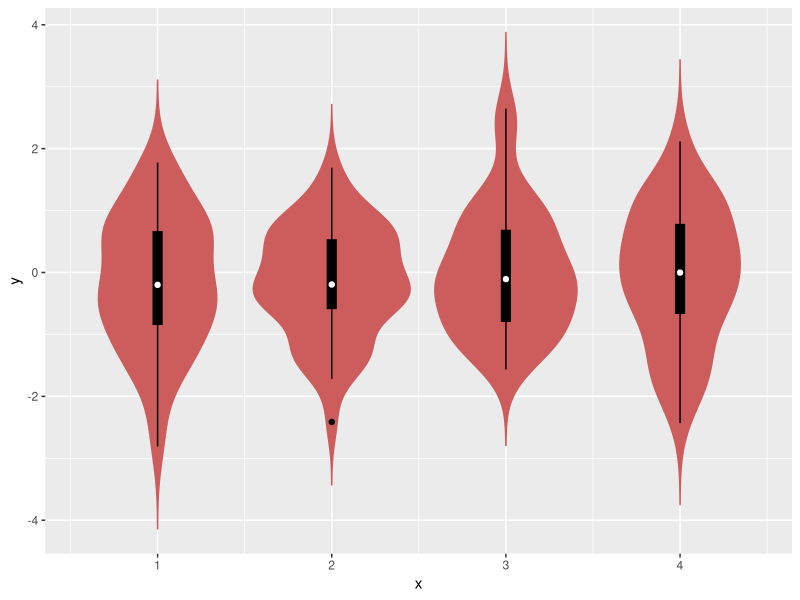

Recreate this plot in R.
# --------------------------------------------------------------
# Suggestive violin/box plots, inspired by https://xkcd.com/1967
# --------------------------------------------------------------

library(ggplot2)

geom_suggestive <- function(violin_color = "indianred", box_color = "black", median_color = "white") {
  list(
    geom_violin(trim = FALSE, fill = violin_color, col = violin_color),
    geom_boxplot(width = 0.05, fill = box_color, col = box_color),
    stat_summary(fun = median, geom = "point", col = median_color)
  )
}

# --------------------------------------------------------------

# Data set for testing
num_plots <- 4
num_data_per_plot <- 50
df_test <- data.frame(x = rep(1:num_plots, each = num_data_per_plot), y = rnorm(num_plots*num_data_per_plot))

# Test
ggplot(df_test, aes(x, y, group = x)) + geom_suggestive()

# --------------------------------------------------------------
